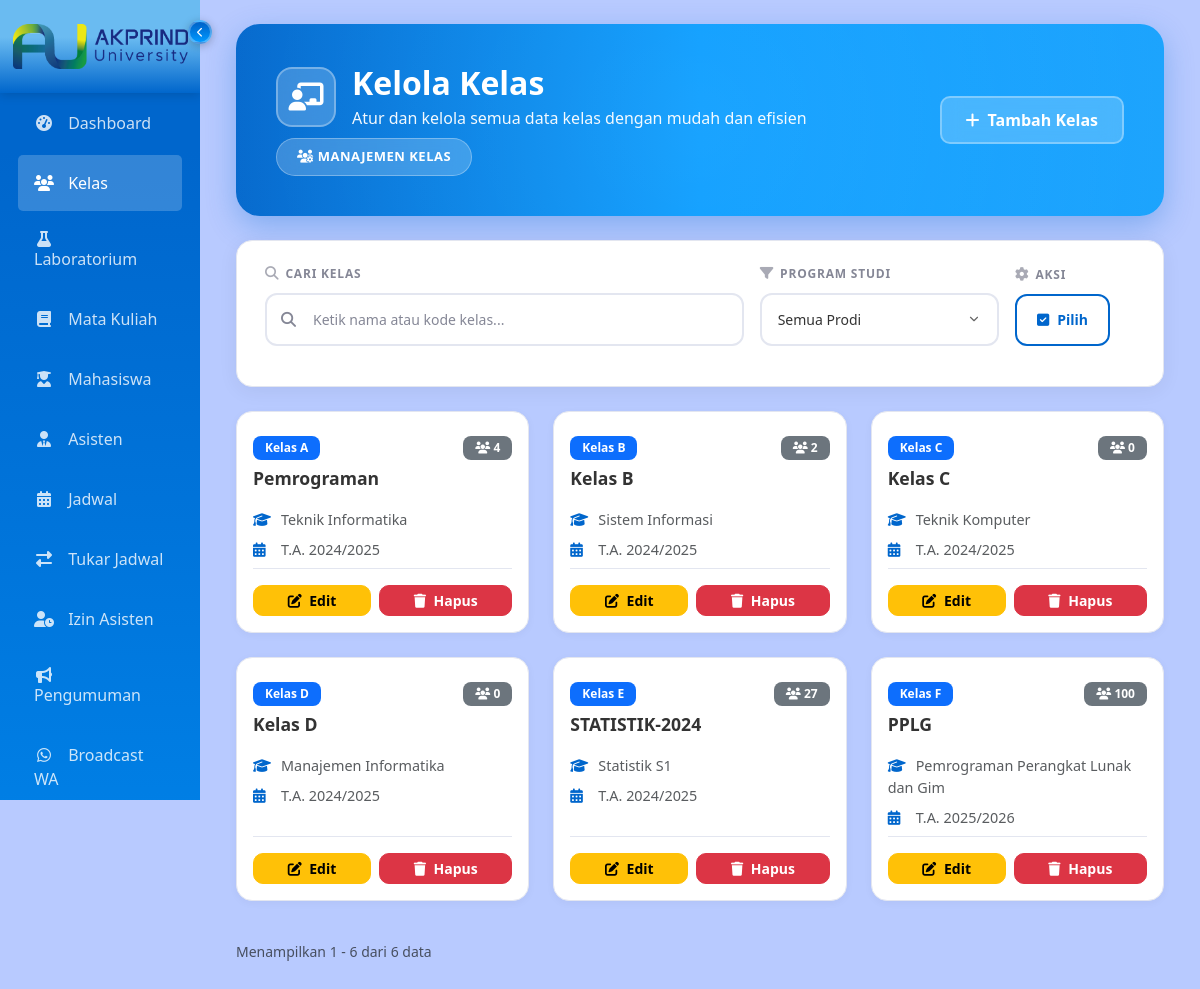
Page /index.php?page=admin_kelas (signed in) on the committed database.
### tables this page shows
CREATE TABLE `kelas` (
  `kode_kelas` char(1) NOT NULL,
  `nama_kelas` varchar(50) DEFAULT NULL,
  `program_studi` varchar(100) DEFAULT NULL,
  `tahun_ajaran` varchar(9) DEFAULT NULL
);

### pages/admin/kelas.php (the view, shortened to what this page needs)
<?php
$search = isset($_GET['search']) ? escape($_GET['search']) : '';
$per_page = 9;
$current_page = get_current_page();
$where_conditions = [];
$bind_types = "";
$bind_values = [];
$where_sql = count($where_conditions) > 0 ? "WHERE " . implode(" AND ", $where_conditions) : "";
$count_query_sql = "SELECT COUNT(*) as total FROM kelas k $where_sql";
$stmt_count = mysqli_prepare($conn, $count_query_sql);
mysqli_stmt_execute($stmt_count);
$total_data = mysqli_fetch_assoc(mysqli_stmt_get_result($stmt_count))['total'];
$offset = get_offset($current_page, $per_page);
$data_query_sql = "SELECT k.*, (SELECT COUNT(*) FROM mahasiswa m WHERE m.kode_kelas = k.kode_kelas) as jml_mahasiswa FROM kelas k $where_sql ORDER BY k.kode_kelas LIMIT ?, ?";
$stmt_kelas = mysqli_prepare($conn, $data_query_sql);
$data_bind_types = $bind_types . "ii";
$data_bind_values = array_merge($bind_values, [$offset, $per_page]);
mysqli_stmt_bind_param($stmt_kelas, $data_bind_types, ...$data_bind_values);
mysqli_stmt_execute($stmt_kelas);
$kelas = mysqli_stmt_get_result($stmt_kelas);
    ?>
<?php include 'includes/header.php'; ?>
<div class="container-fluid">
    <div class="row">
        <div class="col-md-3 col-lg-2 px-0">
            <?php include 'includes/sidebar.php'; ?>
        </div>
        <div class="col-md-9 col-lg-10">
            <div class="content-wrapper p-4">
                <div class="welcome-banner-kelas mb-4">
                    <div class="d-flex flex-column flex-md-row justify-content-between align-items-start align-items-md-center gap-3">
                        <div>
                            <div class="d-flex align-items-center gap-3 mb-2">
                                <div class="banner-icon">
                                    <i class="fas fa-chalkboard-teacher"></i>
                                </div>
                                <div>
                                    <h1 class="mb-1">Kelola Kelas</h1>
                                    <p class="banner-subtitle mb-0">Atur dan kelola semua data kelas dengan mudah dan efisien</p>
                                </div>
                            </div>
                            <span class="banner-badge">
                                <i class="fas fa-users-cog me-1"></i>Manajemen Kelas
                            </span>
                        </div>
                        <button class="btn btn-banner" data-bs-toggle="modal" data-bs-target="#modalTambah">
                            <i class="fas fa-plus me-2"></i>Tambah Kelas
                        </button>
                    </div>
                </div>
                <div class="filter-bar-kelas">
                    <form method="GET" onsubmit="return false;">
                        <div class="filter-row">
                            <div class="filter-group filter-group-search">
                                <label for="searchInput" class="form-label-modern">
                                    <i class="fas fa-search"></i>
                                    Cari Kelas
                                </label>
                                <div class="search-input-wrapper">
                                    <i class="fas fa-search search-icon"></i>
                                    <input type="text" name="search" id="searchInput" class="form-control-modern" value="<?= htmlspecialchars($search) ?>" placeholder="Ketik nama atau kode kelas...">
                                </div>
                            </div>
                            <div class="filter-group">
                                <label for="prodiFilter" class="form-label-modern">
                                    <i class="fas fa-filter"></i>
                                    Program Studi
                                </label>
                                <select name="prodi" id="prodiFilter" class="form-control-modern">
                                    <option value="">Semua Prodi</option>
                                </select>
                            </div>
                            <div class="filter-group filter-group-action">
                                <label class="form-label-modern d-none d-md-flex">
                                    <i class="fas fa-cog"></i>
                                    Aksi
                                </label>
                                <div class="d-flex gap-2 action-buttons-mobile">
                                    <button type="button" class="btn-filter" id="btnSelectMode" onclick="toggleSelectMode()">
                                        <i class="fas fa-check-square"></i>
                                        <span>Pilih</span>
                                    </button>
                                </div>
                            </div>
                        </div>
                    </form>
                </div>
                <div id="kelasContainer">
                <div class="row">
                    <?php if (mysqli_num_rows($kelas) > 0): ?>
                        <?php while ($k = mysqli_fetch_assoc($kelas)): ?>
                            <div class="col-lg-4 col-md-6 mb-4">
                                <div class="card h-100 class-card position-relative" id="card-<?= $k['kode_kelas'] ?>">
                                    <div class="card-body d-flex flex-column">
                                        <div class="d-flex justify-content-between align-items-start mb-3">
                                            <div>
                                                <span class="badge bg-primary mb-2">Kelas <?= htmlspecialchars($k['kode_kelas']) ?></span>
                                                <h5 class="card-title mb-1"><?= htmlspecialchars($k['nama_kelas']) ?></h5>
                                            </div>
                                            <span class="badge bg-secondary"><i class="fas fa-users"></i> <?= htmlspecialchars($k['jml_mahasiswa']) ?></span>
                                        </div>
                                        <p class="text-muted mb-2"><i class="fas fa-graduation-cap me-2"></i><?= htmlspecialchars($k['program_studi']) ?></p>
                                        <p class="text-muted mb-2"><i class="fas fa-calendar-alt me-2"></i>T.A. <?= htmlspecialchars($k['tahun_ajaran']) ?></p>
                                        <div class="action-buttons">
                                            <button class="btn btn-sm btn-warning" onclick="editKelas('<?= htmlspecialchars($k['kode_kelas'], ENT_QUOTES) ?>', '<?= htmlspecialchars($k['nama_kelas'], ENT_QUOTES) ?>', '<?= htmlspecialchars($k['program_studi'], ENT_QUOTES) ?>', '<?= htmlspecialchars($k['tahun_ajaran'], ENT_QUOTES) ?>')">
                                                <i class="fas fa-edit me-1"></i> Edit
                                            </button>
                                            <button class="btn btn-sm btn-danger" onclick="confirmSlideDelete('single', '<?= htmlspecialchars($k['kode_kelas'], ENT_QUOTES) ?>')">
                                                <i class="fas fa-trash me-1"></i> Hapus
                                            </button>
                                        </div>
                                    </div>
                                </div>
                            </div>
                        <?php endwhile; ?>
                    <?php else: ?>
                        <div class="col-12"><div class="alert alert-info text-center">Data kelas tidak ditemukan.</div></div>
                    <?php endif; ?>
                </div>
                <?php if ($total_data > 0): ?>
                    <div class="d-flex flex-column flex-md-row justify-content-between align-items-center mt-3 gap-2">
                        <?= render_pagination_info($current_page, $per_page, $total_data) ?>
                    </div>
                <?php endif; ?>
                </div>
            </div>
        </div>
    </div>
</div>
<?php include 'includes/footer.php'; ?>

### includes/header.php (style rules this page uses)
:root { --primary-color: #0066cc; --prima-color: #0099ffff; --primari-color: #0066ccff; --secondary-color: #00ccff; --success-color: #66cc00; --info-color: #00ccff; --warning-color: #ffaa00; --danger-color: #ff3333; --bg-body: #b8caff; --bg-card: #ffffff; --bg-input: #ffffff; --text-main: #333333; --text-muted: #858796; --border-color: #e3e6f0; --topbar-bg: #ffffff; --header-bg: #f8f9fc; --putih: #ffffff; --banner-gradient: linear-gradient(90deg, #0066cc, #0099ff, #16a1fdff); --card-shadow: 0 0.15rem 1.75rem 0 rgba(58,59,69,.1); --sidebar-bg: linear-gradient(180deg, #0066cc 10%, #0099ff 100%); --sidebar-brand-bg: linear-gradient(180deg, #6abbf1ff 40%, #0066cc 100%); }
body { font-family: 'Segoe UI', Tahoma, Geneva, Verdana, sans-serif; background-color: var(--bg-body); color: var(--text-main); overflow-x: hidden; }
.content-wrapper { min-height: 100vh; }
.card { background-color: var(--bg-card); border: none; color: var(--text-main); box-shadow: 0 0.15rem 1.75rem 0 rgba(0,0,0,.05); border-radius: 10px; }
@media (min-width: 992px) { .row > .col-md-3.col-lg-2 { position: fixed; top: 0; left: 0; width: 16.666667%; height: 100vh; overflow-y: auto; z-index: 1000; padding: 0 !important; } }
@media (min-width: 992px) { .row > .col-md-9.col-lg-10 { margin-left: 16.666667%; width: 83.333333% !important; max-width: 83.333333% !important; flex: 0 0 83.333333% !important; } }
@media (min-width: 992px) { .row > .col-md-3.col-lg-2, .row > .col-md-9.col-lg-10, .sidebar, .sidebar .nav-link, .sidebar-brand, .sidebar-brand img, .sidebar-toggle-btn, .sidebar .d-flex.align-items-center { transition: width 0.3s, margin 0.3s, padding 0.3s, flex 0.3s, max-width 0.3s; } }

### rows in the picture
kelas: kode_kelas "A", nama_kelas "Pemrograman", jml_mahasiswa "4", program_studi "Teknik Informatika", tahun_ajaran "2024/2025"
kelas: kode_kelas "B", nama_kelas "Kelas B", jml_mahasiswa "2", program_studi "Sistem Informasi", tahun_ajaran "2024/2025"
kelas: kode_kelas "C", nama_kelas "Kelas C", jml_mahasiswa "0", program_studi "Teknik Komputer", tahun_ajaran "2024/2025"
kelas: kode_kelas "D", nama_kelas "Kelas D", jml_mahasiswa "0", program_studi "Manajemen Informatika", tahun_ajaran "2024/2025"
kelas: kode_kelas "E", nama_kelas "STATISTIK-2024", jml_mahasiswa "27", program_studi "Statistik S1", tahun_ajaran "2024/2025"
kelas: kode_kelas "F", nama_kelas "PPLG", jml_mahasiswa "100", program_studi "Pemrograman Perangkat Lunak dan Gim", tahun_ajaran "2025/2026"

### other values in the picture
$start "1"
$end "6"
$total_data "6"
